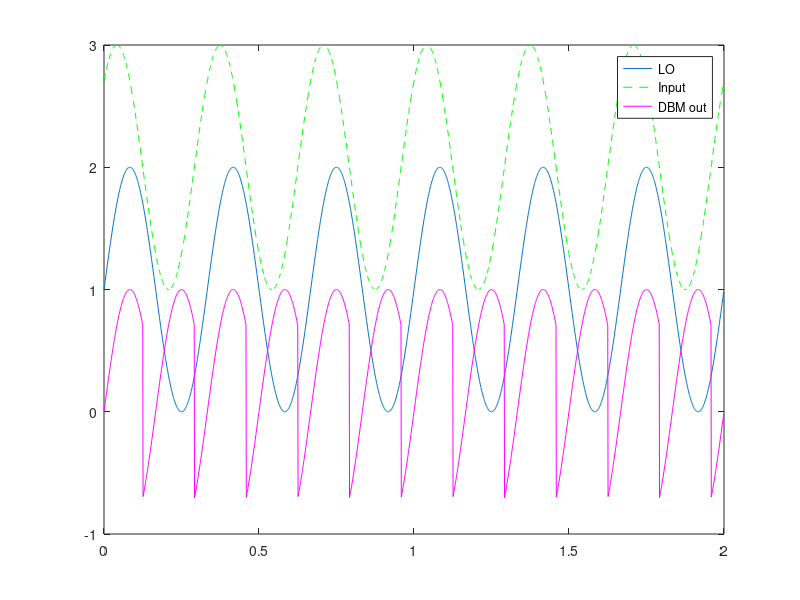

Write the MATLAB code that produced this figure.
t=0:0.001:(2-0.001);
phi = pi/4;
x = sin(2*pi*3*t);
y = sin(2*pi*3*t+phi);

vout_dbm = x.*(y>=0) - x.*(y<0);
figure(1)
plot(t, x+1, t, y+2, 'g--', t, vout_dbm, 'm');
legend('LO','Input','DBM out')
